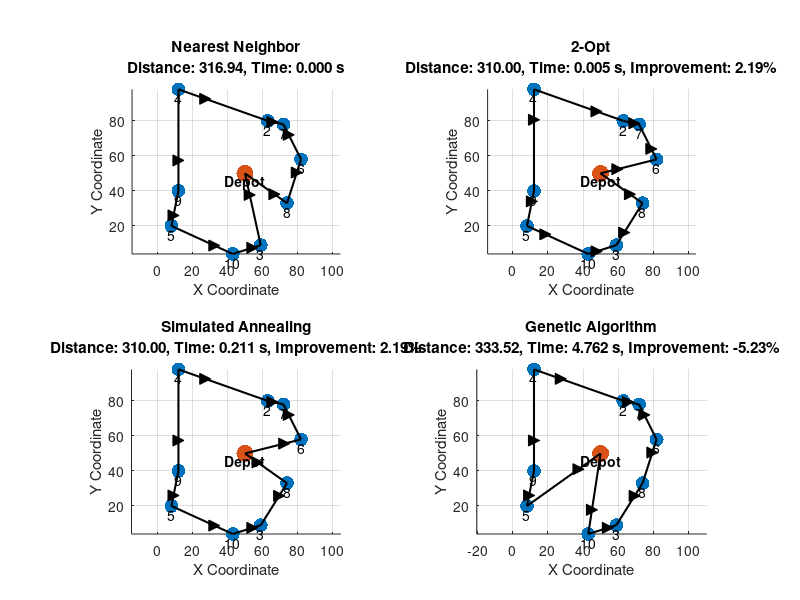

Write the MATLAB code that produced this figure. (Note: this script raises an error after producing the figure.)
% Vehicle Routing Optimization Project
% --------------------------------------------------------------
% Task 1: Definirea grafului traseului
num_nodes = 6;
% Matricea de adiacenta (costurile între noduri, aici putem pune distante initiale)
graph = [0 10 0 30 100 0;
         10 0 50 0 0 0;
         0 50 0 20 10 60;
         30 0 20 0 60 0;
         100 0 10 60 0 10;
         0 0 60 0 10 0];

% Task 2: Algoritmul Dijkstra pentru cel mai scurt drum
function [dist, path] = dijkstra(graph, start_node, end_node)
    num_nodes = size(graph, 1);
    visited = false(1, num_nodes);
    dist = inf(1, num_nodes);
    prev = NaN(1, num_nodes);
    dist(start_node) = 0;
    
    for i = 1:num_nodes
        [~, u] = min(dist + visited * inf);
        visited(u) = true;
        
        for v = 1:num_nodes
            if graph(u, v) > 0 && ~visited(v)
                alt = dist(u) + graph(u, v);
                if alt < dist(v)
                    dist(v) = alt;
                    prev(v) = u;
                end
            end
        end
    end
    
    path = [];
    u = end_node;
    while ~isnan(prev(u))
        path = [u, path];
        u = prev(u);
    end
    path = [start_node, path];
end

% Task 3: Structuri de date pentru reprezentarea traseului vehiculului
% ------------------------------------------------------------------

% Funcție pentru crearea unei structuri de date pentru vehicul
function vehicle = createVehicle(id, capacity, position)
    vehicle.id = id;
    vehicle.capacity = capacity;
    vehicle.position = position;
    vehicle.route = [];
    vehicle.load = 0;
    vehicle.totalDistance = 0;
end

% Funcție pentru crearea unei structuri de date pentru punct/nod
function node = createNode(id, x, y, demand, timeWindow)
    node.id = id;
    node.x = x;
    node.y = y;
    node.demand = demand;
    node.timeWindow = timeWindow; % [început, sfârșit]
    node.visited = false;
    node.type = 'client'; % poate fi 'depozit', 'client', 'stație_încărcare', etc.
end

% Funcție pentru crearea unei structuri de date pentru traseul complet
function routeData = createRouteData(nodes, vehicles, distanceMatrix)
    routeData.nodes = nodes;
    routeData.vehicles = vehicles;
    routeData.distanceMatrix = distanceMatrix;
    routeData.totalDistance = 0;
    routeData.totalTime = 0;
    routeData.unvisitedNodes = length(nodes) - 1; % excluzând depozitul
end

% Task 4: Algoritmi exacti și metaeuristici pentru optimizarea traseului
% ----------------------------------------------------------------------

% Algoritmul Nearest Neighbor (Greedy) pentru construcția inițială a traseului
function route = nearestNeighbor(distanceMatrix, start)
    n = size(distanceMatrix, 1);
    unvisited = true(1, n);
    unvisited(start) = false;
    route = start;
    current = start;
    
    while any(unvisited)
        minDist = inf;
        nextNode = -1;
        
        for i = 1:n
            if unvisited(i) && distanceMatrix(current, i) < minDist
                minDist = distanceMatrix(current, i);
                nextNode = i;
            end
        end
        
        if nextNode == -1
            break;
        end
        
        route = [route, nextNode];
        unvisited(nextNode) = false;
        current = nextNode;
    end
    
    % Adăugăm întoarcerea la depozit (start)
    route = [route, start];
end

% Algoritmul 2-Opt pentru îmbunătățirea traseului
function [improved_route, improved_dist] = twoOpt(route, distanceMatrix)
    n = length(route);
    improved = true;
    improved_route = route;
    improved_dist = calculateRouteDistance(improved_route, distanceMatrix);
    
    while improved
        improved = false;
        for i = 2:n-2
            for j = i+1:n-1
                new_route = improved_route;
                % Inversează ordinea nodurilor între i și j
                new_route(i:j) = improved_route(j:-1:i);
                
                new_dist = calculateRouteDistance(new_route, distanceMatrix);
                
                if new_dist < improved_dist
                    improved_dist = new_dist;
                    improved_route = new_route;
                    improved = true;
                    break;
                end
            end
            if improved
                break;
            end
        end
    end
end

% Calcularea distanței totale a unui traseu
function total_distance = calculateRouteDistance(route, distanceMatrix)
    total_distance = 0;
    
    for i = 1:length(route) - 1
        from = route(i);
        to = route(i+1);

        % Verificăm dacă indicii sunt valizi
        if from < 1 || from > size(distanceMatrix, 1) || to < 1 || to > size(distanceMatrix, 2)
            warning('Index invalid in calculateRouteDistance: %d -> %d', from, to);
            continue;
        end

        total_distance = total_distance + distanceMatrix(from, to);
    end
end



% Algoritmul Simulated Annealing pentru optimizarea traseului
function [best_route, best_dist] = simulatedAnnealing(initial_route, distanceMatrix, initial_temp, cooling_rate, num_iterations)
    current_route = initial_route;
    current_dist = calculateRouteDistance(current_route, distanceMatrix);
    best_route = current_route;
    best_dist = current_dist;
    temp = initial_temp;
    
    for iter = 1:num_iterations
        % Generăm o perturbare aleatoare a traseului
        new_route = current_route;
        n = length(new_route);
        
        % Alegem două poziții aleatorii diferite (excluzând depozitul)
        i = randi([2, n-1]);
        j = randi([2, n-1]);
        while i == j
            j = randi([2, n-1]);
        end
        
        % Schimbăm nodurile de la pozițiile i și j
        temp_node = new_route(i);
        new_route(i) = new_route(j);
        new_route(j) = temp_node;
        
        new_dist = calculateRouteDistance(new_route, distanceMatrix);
        
        % Calculăm diferența dintre distanțe
        delta = new_dist - current_dist;
        
        % Decidem dacă acceptăm noua soluție
        if delta < 0 || rand < exp(-delta/temp)
            current_route = new_route;
            current_dist = new_dist;
            
            if current_dist < best_dist
                best_route = current_route;
                best_dist = current_dist;
            end
        end
        
        % Răcim temperatura
        temp = temp * cooling_rate;
    end
end

% Algoritmul Genetic pentru optimizarea traseului
function [best_route, best_fitness] = geneticAlgorithm(distanceMatrix, pop_size, num_generations, mutation_rate, start_depot)
    n = size(distanceMatrix, 1);
    
    % Inițializăm populația
    population = initializePopulation(pop_size, n, start_depot);
    
    % Evaluăm fitness-ul inițial
    fitness = evaluatePopulation(population, distanceMatrix);
    [best_fitness, best_idx] = min(fitness);
    best_route = population(best_idx, :);
    
    for gen = 1:num_generations
        % Selecție
        parents = tournamentSelection(population, fitness, pop_size);
        
        % Încrucișare (Crossover)
        children = crossover(parents, pop_size, start_depot);
        
        % Mutație
        children = mutate(children, mutation_rate, start_depot);
        
        % Evaluăm copiii
        children_fitness = evaluatePopulation(children, distanceMatrix);
        
        % Înlocuim populația
        [population, fitness] = replacePopulation(population, fitness, children, children_fitness);
        
        % Actualizăm cea mai bună soluție
        [min_fit, min_idx] = min(fitness);
        if min_fit < best_fitness
            best_fitness = min_fit;
            best_route = population(min_idx, :);
        end
    end
end

% Funcții auxiliare pentru algoritmul genetic
function population = initializePopulation(pop_size, n, start_depot)
    population = zeros(pop_size, n + 1); 

    for i = 1:pop_size
        % Generăm un traseu valid fără noduri 0
        route = randperm(n - 1) + 1; % Nodurile trebuie să fie între 2 și n

        % Asigurăm că traseul începe și se termină la start_depot
        route = [start_depot, route, start_depot];

        % Salvăm traseul în populație
        population(i, :) = route;
    end
end


function fitness = evaluatePopulation(population, distanceMatrix)
    [pop_size, ~] = size(population);
    fitness = zeros(pop_size, 1);
    
    for i = 1:pop_size
        fitness(i) = calculateRouteDistance(population(i, :), distanceMatrix);
    end
end

function parents = tournamentSelection(population, fitness, pop_size)
    [~, route_length] = size(population);
    parents = zeros(pop_size, route_length);
    tournament_size = 3;
    
    for i = 1:pop_size
        candidates = randi(pop_size, 1, tournament_size);
        [~, idx] = min(fitness(candidates));
        winner = candidates(idx);
        parents(i, :) = population(winner, :);
    end
end

function children = crossover(parents, pop_size, start_depot)
    [~, route_length] = size(parents);
    children = zeros(pop_size, route_length);
    
    for i = 1:2:pop_size
        if i+1 <= pop_size
            p1 = parents(i, :);
            p2 = parents(i+1, :);
            
            % Alegem un segment aleatoriu pentru crossover
            cut1 = randi([2, route_length - 2]);
            cut2 = randi([cut1 + 1, route_length - 1]);

            % Inițializăm copiii cu start_depot
            c1 = ones(1, route_length) * -1;
            c2 = ones(1, route_length) * -1;

            c1([1, end]) = start_depot;
            c2([1, end]) = start_depot;

            % Copiem segmentul de la părinți
            c1(cut1:cut2) = p1(cut1:cut2);
            c2(cut1:cut2) = p2(cut1:cut2);

            % Completăm cu nodurile rămase
            fill_idx1 = 2;
            fill_idx2 = 2;
            
            for j = 2:route_length-1
                if ~ismember(p2(j), c1) && p2(j) ~= start_depot
                    while c1(fill_idx1) ~= -1
                        fill_idx1 = fill_idx1 + 1;
                    end
                    c1(fill_idx1) = p2(j);
                end
                
                if ~ismember(p1(j), c2) && p1(j) ~= start_depot
                    while c2(fill_idx2) ~= -1
                        fill_idx2 = fill_idx2 + 1;
                    end
                    c2(fill_idx2) = p1(j);
                end
            end

            % Înlocuim -1 cu valori valide
            c1(c1 == -1) = start_depot;
            c2(c2 == -1) = start_depot;

            children(i, :) = c1;
            children(i+1, :) = c2;
        else
            children(i, :) = parents(i, :);
        end
    end
end

function children = mutate(children, mutation_rate, start_depot)
    [pop_size, route_length] = size(children);
    
    for i = 1:pop_size
        if rand < mutation_rate
            % Alegem două poziții diferite din traseu (fără depozit)
            idx1 = randi([2, route_length - 1]);
            idx2 = randi([2, route_length - 1]);
            while idx1 == idx2
                idx2 = randi([2, route_length - 1]);
            end
            
            % Facem swap între cele două noduri
            temp = children(i, idx1);
            children(i, idx1) = children(i, idx2);
            children(i, idx2) = temp;
        end
    end
end


function [new_population, new_fitness] = replacePopulation(population, fitness, children, children_fitness)
    pop_size = size(population, 1);
    combined_population = [population; children];
    combined_fitness = [fitness; children_fitness];
    
    [~, sorted_idx] = sort(combined_fitness);
    
    new_population = combined_population(sorted_idx(1:pop_size), :);
    new_fitness = combined_fitness(sorted_idx(1:pop_size));
end

% Task 5: Implementarea și testarea în MATLAB
% -------------------------------------------

% Funcția principală de testare
function testResults = testVehicleRouting()
    % Inițializăm parametrii de test
    test_nodes = 10;
    grid_size = 100;
    
    % Generăm noduri aleatorii (x, y)
    nodes_x = randi([0, grid_size], 1, test_nodes);
    nodes_y = randi([0, grid_size], 1, test_nodes);
    
    % Poziția depozitului (primul nod)
    depot_x = grid_size/2;
    depot_y = grid_size/2;
    nodes_x(1) = depot_x;
    nodes_y(1) = depot_y;
    
    % Calculăm matricea de distanțe (folosind distanța euclidiană)
    distanceMatrix = zeros(test_nodes);
    for i = 1:test_nodes
        for j = 1:test_nodes
            if i ~= j
                distanceMatrix(i, j) = sqrt((nodes_x(i) - nodes_x(j))^2 + (nodes_y(i) - nodes_y(j))^2);
            end
        end
    end
    
    % Testăm algoritmii
    start_time = tic;
    nn_route = nearestNeighbor(distanceMatrix, 1);
    nn_time = toc(start_time);
    nn_distance = calculateRouteDistance(nn_route, distanceMatrix);
    
    start_time = tic;
    [twoopt_route, twoopt_distance] = twoOpt(nn_route, distanceMatrix);
    twoopt_time = toc(start_time);
    
    start_time = tic;
    [sa_route, sa_distance] = simulatedAnnealing(nn_route, distanceMatrix, 100, 0.95, 1000);
    sa_time = toc(start_time);
    
    start_time = tic;
    [ga_route, ga_distance] = geneticAlgorithm(distanceMatrix, 50, 100, 0.1, 1);
    ga_time = toc(start_time);
    
    % Structurăm rezultatele
    testResults.nodes.x = nodes_x;
    testResults.nodes.y = nodes_y;
    testResults.distanceMatrix = distanceMatrix;
    
    testResults.nearestNeighbor.route = nn_route;
    testResults.nearestNeighbor.distance = nn_distance;
    testResults.nearestNeighbor.time = nn_time;
    
    testResults.twoOpt.route = twoopt_route;
    testResults.twoOpt.distance = twoopt_distance;
    testResults.twoOpt.time = twoopt_time;
    testResults.twoOpt.improvement = (nn_distance - twoopt_distance) / nn_distance * 100;
    
    testResults.simulatedAnnealing.route = sa_route;
    testResults.simulatedAnnealing.distance = sa_distance;
    testResults.simulatedAnnealing.time = sa_time;
    testResults.simulatedAnnealing.improvement = (nn_distance - sa_distance) / nn_distance * 100;
    
    testResults.geneticAlgorithm.route = ga_route;
    testResults.geneticAlgorithm.distance = ga_distance;
    testResults.geneticAlgorithm.time = ga_time;
    testResults.geneticAlgorithm.improvement = (nn_distance - ga_distance) / nn_distance * 100;
    
    % Vizualizăm rezultatele
    visualizeRoutes(testResults);
end

% Funcție pentru vizualizarea traseelor
function visualizeRoutes(results)
    figure('Name', 'Vehicle Routing Comparison', 'Position', [100, 100, 1200, 900]);
    
    % Subploturile pentru diferite algoritmi
    subplot(2, 2, 1);
    plotRoute(results.nodes.x, results.nodes.y, results.nearestNeighbor.route, 'Nearest Neighbor');
    title(sprintf('Nearest Neighbor\nDistance: %.2f, Time: %.3f s', results.nearestNeighbor.distance, results.nearestNeighbor.time));
    
    subplot(2, 2, 2);
    plotRoute(results.nodes.x, results.nodes.y, results.twoOpt.route, '2-Opt');
    title(sprintf('2-Opt\nDistance: %.2f, Time: %.3f s, Improvement: %.2f%%', ...
        results.twoOpt.distance, results.twoOpt.time, results.twoOpt.improvement));
    
    subplot(2, 2, 3);
    plotRoute(results.nodes.x, results.nodes.y, results.simulatedAnnealing.route, 'Simulated Annealing');
    title(sprintf('Simulated Annealing\nDistance: %.2f, Time: %.3f s, Improvement: %.2f%%', ...
        results.simulatedAnnealing.distance, results.simulatedAnnealing.time, results.simulatedAnnealing.improvement));
    
    subplot(2, 2, 4);
    plotRoute(results.nodes.x, results.nodes.y, results.geneticAlgorithm.route, 'Genetic Algorithm');
    title(sprintf('Genetic Algorithm\nDistance: %.2f, Time: %.3f s, Improvement: %.2f%%', ...
        results.geneticAlgorithm.distance, results.geneticAlgorithm.time, results.geneticAlgorithm.improvement));
    
    % Adăugarea unui titlu global
    sgtitle('Vehicle Routing Optimization - Algorithm Comparison');
end

% Funcție pentru plotarea unui traseu
function plotRoute(x, y, route, algorithmName)
    hold on;
    % Desenăm toate nodurile
    scatter(x, y, 100, 'bo', 'filled');
    % Evidențiem depozitul (primul nod)
    scatter(x(1), y(1), 150, 'ro', 'filled');
    
    % Desenăm traseul
    for i = 1:length(route)-1
        from = route(i);
        to = route(i+1);
        plot([x(from), x(to)], [y(from), y(to)], 'k-', 'LineWidth', 1.5);
        % Adăugăm săgeți pentru a indica direcția
        arrow_x = x(from) + 0.7 * (x(to) - x(from));
        arrow_y = y(from) + 0.7 * (y(to) - y(from));
        plot(arrow_x, arrow_y, 'k>', 'MarkerSize', 8, 'MarkerFaceColor', 'k');
    end
    
    % Adăugăm etichete pentru noduri
    for i = 1:length(x)
        if i == 1
            text(x(i), y(i) - 5, 'Depot', 'HorizontalAlignment', 'center', 'FontWeight', 'bold');
        else
            text(x(i), y(i) - 5, num2str(i), 'HorizontalAlignment', 'center');
        end
    end
    
    hold off;
    grid on;
    axis equal;
    xlabel('X Coordinate');
    ylabel('Y Coordinate');
    title(algorithmName);
end

% Task 6: Compararea performanțelor algoritmilor
% ----------------------------------------------

% Funcție pentru compararea detaliată a performanțelor algoritmilor
function performanceResults = compareAlgorithmPerformance(numTests, minNodes, maxNodes)
    % Inițializarea structurii pentru rezultate
    performanceResults = struct();
    performanceResults.testCases = cell(1, numTests);
    
    % Parametri pentru teste
    gridSize = 100;
    
    % Rulăm mai multe teste cu diferite configurații
    for test = 1:numTests
        % Generăm un număr aleatoriu de noduri între minNodes și maxNodes
        numNodes = randi([minNodes, maxNodes]);
        
        % Generăm noduri aleatorii
        nodes_x = randi([0, gridSize], 1, numNodes);
        nodes_y = randi([0, gridSize], 1, numNodes);
        
        % Poziția depozitului (primul nod)
        depot_x = gridSize/2;
        depot_y = gridSize/2;
        nodes_x(1) = depot_x;
        nodes_y(1) = depot_y;
        
        % Calculăm matricea de distanțe
        distanceMatrix = zeros(numNodes);
        for i = 1:numNodes
            for j = 1:numNodes
                if i ~= j
                    distanceMatrix(i, j) = sqrt((nodes_x(i) - nodes_x(j))^2 + (nodes_y(i) - nodes_y(j))^2);
                end
            end
        end
        
        % Rezultatele pentru acest test
        testCase = struct();
        testCase.numNodes = numNodes;
        testCase.algorithms = struct();
        
        % Testăm algoritmii și măsurăm performanța
        
        % Nearest Neighbor
        start_time = tic;
        nn_route = nearestNeighbor(distanceMatrix, 1);
        nn_time = toc(start_time);
        nn_distance = calculateRouteDistance(nn_route, distanceMatrix);
        
        testCase.algorithms.nearestNeighbor = struct();
        testCase.algorithms.nearestNeighbor.time = nn_time;
        testCase.algorithms.nearestNeighbor.distance = nn_distance;
        testCase.algorithms.nearestNeighbor.route = nn_route;
        
        % 2-Opt
        start_time = tic;
        [twoopt_route, twoopt_distance] = twoOpt(nn_route, distanceMatrix);
        twoopt_time = toc(start_time);
        
        testCase.algorithms.twoOpt = struct();
        testCase.algorithms.twoOpt.time = twoopt_time;
        testCase.algorithms.twoOpt.distance = twoopt_distance;
        testCase.algorithms.twoOpt.route = twoopt_route;
        testCase.algorithms.twoOpt.improvement = (nn_distance - twoopt_distance) / nn_distance * 100;
        
        % Simulated Annealing
        start_time = tic;
        [sa_route, sa_distance] = simulatedAnnealing(nn_route, distanceMatrix, 100, 0.95, 1000);
        sa_time = toc(start_time);
        
        testCase.algorithms.simulatedAnnealing = struct();
        testCase.algorithms.simulatedAnnealing.time = sa_time;
        testCase.algorithms.simulatedAnnealing.distance = sa_distance;
        testCase.algorithms.simulatedAnnealing.route = sa_route;
        testCase.algorithms.simulatedAnnealing.improvement = (nn_distance - sa_distance) / nn_distance * 100;
        
        % Genetic Algorithm
        start_time = tic;
        [ga_route, ga_distance] = geneticAlgorithm(distanceMatrix, 50, 100, 0.1, 1);
        ga_time = toc(start_time);
        
        testCase.algorithms.geneticAlgorithm = struct();
        testCase.algorithms.geneticAlgorithm.time = ga_time;
        testCase.algorithms.geneticAlgorithm.distance = ga_distance;
        testCase.algorithms.geneticAlgorithm.route = ga_route;
        testCase.algorithms.geneticAlgorithm.improvement = (nn_distance - ga_distance) / nn_distance * 100;
        
        % Salvăm rezultatele pentru acest test
        performanceResults.testCases{test} = testCase;
    end
    
    % Calculăm statistici agregate pentru toate testele
    performanceResults.aggregateStats = aggregatePerformanceStats(performanceResults.testCases);
    
    % Vizualizăm rezultatele
    visualizePerformanceComparison(performanceResults);
end

% Funcție pentru calcularea statisticilor agregate
function stats = aggregatePerformanceStats(testCases)
    numTests = length(testCases);
    stats = struct();
    
    % Inițializăm structure pentru fiecare algoritm
    algorithmNames = {'nearestNeighbor', 'twoOpt', 'simulatedAnnealing', 'geneticAlgorithm'};
    
    for i = 1:length(algorithmNames)
        algName = algorithmNames{i};
        stats.(algName) = struct();
        stats.(algName).avgTime = 0;
        stats.(algName).avgDistance = 0;
        stats.(algName).bestDistance = inf;
        stats.(algName).worstDistance = 0;
        
        if ~strcmp(algName, 'nearestNeighbor')
            stats.(algName).avgImprovement = 0;
            stats.(algName).bestImprovement = 0;
            stats.(algName).worstImprovement = inf;
        end
    end
    
    % Agregăm rezultatele
    for t = 1:numTests
        testCase = testCases{t};
        
        for i = 1:length(algorithmNames)
            algName = algorithmNames{i};
            alg = testCase.algorithms.(algName);
            
            stats.(algName).avgTime = stats.(algName).avgTime + alg.time;
            stats.(algName).avgDistance = stats.(algName).avgDistance + alg.distance;
            
            if alg.distance < stats.(algName).bestDistance
                stats.(algName).bestDistance = alg.distance;
            end
            
            if alg.distance > stats.(algName).worstDistance
                stats.(algName).worstDistance = alg.distance;
            end
            
            if ~strcmp(algName, 'nearestNeighbor')
                stats.(algName).avgImprovement = stats.(algName).avgImprovement + alg.improvement;
                
                if alg.improvement > stats.(algName).bestImprovement
                    stats.(algName).bestImprovement = alg.improvement;
                end
                
                if alg.improvement < stats.(algName).worstImprovement
                    stats.(algName).worstImprovement = alg.improvement;
                end
            end
        end
    end
    
    % Calculăm mediile
    for i = 1:length(algorithmNames)
        algName = algorithmNames{i};
        stats.(algName).avgTime = stats.(algName).avgTime / numTests;
        stats.(algName).avgDistance = stats.(algName).avgDistance / numTests;
        
        if ~strcmp(algName, 'nearestNeighbor')
            stats.(algName).avgImprovement = stats.(algName).avgImprovement / numTests;
        end
    end
end

% Funcție pentru vizualizarea comparației performanțelor
function visualizePerformanceComparison(performanceResults)
    stats = performanceResults.aggregateStats;
    
    % Figura pentru compararea timpilor de execuție
    figure('Name', 'Algorithm Performance Comparison', 'Position', [100, 100, 1200, 800]);
    
    % Timpul de execuție
    subplot(2, 2, 1);
    algNames = {'NN', '2-Opt', 'SA', 'GA'};
    times = [
        stats.nearestNeighbor.avgTime, 
        stats.twoOpt.avgTime, 
        stats.simulatedAnnealing.avgTime, 
        stats.geneticAlgorithm.avgTime
    ];
    bar(times);
    set(gca, 'XTickLabel', algNames);
    title('Average Execution Time');
    ylabel('Time (seconds)');
    grid on;
    
    % Distanța medie
    subplot(2, 2, 2);
    distances = [
        stats.nearestNeighbor.avgDistance, 
        stats.twoOpt.avgDistance, 
        stats.simulatedAnnealing.avgDistance, 
        stats.geneticAlgorithm.avgDistance
    ];
    bar(distances);
    set(gca, 'XTickLabel', algNames);
    title('Average Route Distance');
    ylabel('Distance');
    grid on;
    
    % Îmbunătățirea față de Nearest Neighbor
    subplot(2, 2, 3);
    improvements = [
        0, 
        stats.twoOpt.avgImprovement, 
        stats.simulatedAnnealing.avgImprovement, 
        stats.geneticAlgorithm.avgImprovement
    ];
    bar(improvements);
    set(gca, 'XTickLabel', algNames);
    title('Average Improvement over Nearest Neighbor');
    ylabel('Improvement (%)');
    grid on;
    
    % Comparație între timpul de execuție și îmbunătățire
    subplot(2, 2, 4);
    scatter([
        stats.twoOpt.avgTime, 
        stats.simulatedAnnealing.avgTime, 
        stats.geneticAlgorithm.avgTime
    ], [
        stats.twoOpt.avgImprovement, 
        stats.simulatedAnnealing.avgImprovement, 
        stats.geneticAlgorithm.avgImprovement
    ], 100, 'filled');
    text(stats.twoOpt.avgTime, stats.twoOpt.avgImprovement, '2-Opt', 'HorizontalAlignment', 'left');
    text(stats.simulatedAnnealing.avgTime, stats.simulatedAnnealing.avgImprovement, 'SA', 'HorizontalAlignment', 'left');
    text(stats.geneticAlgorithm.avgTime, stats.geneticAlgorithm.avgImprovement, 'GA', 'HorizontalAlignment', 'left');
    title('Time vs. Improvement Trade-off');
    xlabel('Execution Time (seconds)');
    ylabel('Improvement (%)');
    grid on;
    
    sgtitle('Algorithm Performance Comparison');
    
    % Generăm și un grafic pentru scala comportamentului în funcție de numărul de noduri
    if length(performanceResults.testCases) > 1
        figure('Name', 'Scaling Behavior', 'Position', [100, 100, 1200, 600]);
        
        % Extragem numărul de noduri și timpul pentru fiecare test
        numTests = length(performanceResults.testCases);
        nodes = zeros(1, numTests);
        nnTimes = zeros(1, numTests);
        twoOptTimes = zeros(1, numTests);
        saTimes = zeros(1, numTests);
        gaTimes = zeros(1, numTests);
        
        for t = 1:numTests
            testCase = performanceResults.testCases{t};
            nodes(t) = testCase.numNodes;
            nnTimes(t) = testCase.algorithms.nearestNeighbor.time;
            twoOptTimes(t) = testCase.algorithms.twoOpt.time;
            saTimes(t) = testCase.algorithms.simulatedAnnealing.time;
            gaTimes(t) = testCase.algorithms.geneticAlgorithm.time;
        end
        
        % Sortăm datele după numărul de noduri
        [nodes, idx] = sort(nodes);
        nnTimes = nnTimes(idx);
        twoOptTimes = twoOptTimes(idx);
        saTimes = saTimes(idx);
        gaTimes = gaTimes(idx);
        
        % Plotăm timpul de execuție în funcție de numărul de noduri
        subplot(1, 2, 1);
        plot(nodes, nnTimes, 'bo-', 'LineWidth', 2);
        hold on;
        plot(nodes, twoOptTimes, 'ro-', 'LineWidth', 2);
        plot(nodes, saTimes, 'go-', 'LineWidth', 2);
        plot(nodes, gaTimes, 'mo-', 'LineWidth', 2);
        hold off;
        legend('Nearest Neighbor', '2-Opt', 'Simulated Annealing', 'Genetic Algorithm');
        title('Execution Time vs. Number of Nodes');
        xlabel('Number of Nodes');
        ylabel('Execution Time (seconds)');
        grid on;
        
        % Extragere date pentru îmbunătățire
        twoOptImprovements = zeros(1, numTests);
        saImprovements = zeros(1, numTests);
        gaImprovements = zeros(1, numTests);
        
        for t = 1:numTests
            testCase = performanceResults.testCases{idx(t)};
            twoOptImprovements(t) = testCase.algorithms.twoOpt.improvement;
            saImprovements(t) = testCase.algorithms.simulatedAnnealing.improvement;
            gaImprovements(t) = testCase.algorithms.geneticAlgorithm.improvement;
        end
        
        % Plotăm îmbunătățirea în funcție de numărul de noduri
        subplot(1, 2, 2);
        plot(nodes, twoOptImprovements, 'ro-', 'LineWidth', 2);
        hold on;
        plot(nodes, saImprovements, 'go-', 'LineWidth', 2);
        plot(nodes, gaImprovements, 'mo-', 'LineWidth', 2);
        hold off;
        legend('2-Opt', 'Simulated Annealing', 'Genetic Algorithm');
        title('Improvement vs. Number of Nodes');
        xlabel('Number of Nodes');
        ylabel('Improvement over NN (%)');
        grid on;
        
        sgtitle('Scaling Behavior of Algorithms');
    end
end

% Task 7: Aplicații reale în transport și vehicule autonome
function plotOptimizedRoutes(delivery_x, delivery_y, depot_x, depot_y, nn_route, twoopt_route, sa_route, ga_route)
    % Desenăm locațiile de livrare și depozitul
    figure;
    hold on;
    scatter(delivery_x, delivery_y, 'ro', 'DisplayName', 'Livrări');
    scatter(depot_x, depot_y, 'bs', 'DisplayName', 'Depozit');
    
    % Traseul algoritmului Nearest Neighbor
    plot(delivery_x(nn_route), delivery_y(nn_route), '-o', 'DisplayName', 'Nearest Neighbor');
    
    % Traseul algoritmului Two-Opt
    plot(delivery_x(twoopt_route), delivery_y(twoopt_route), '-o', 'DisplayName', 'Two-Opt');
    
    % Traseul algoritmului Simulated Annealing
    plot(delivery_x(sa_route), delivery_y(sa_route), '-o', 'DisplayName', 'Simulated Annealing');
    
    % Traseul algoritmului Genetic Algorithm
    plot(delivery_x(ga_route), delivery_y(ga_route), '-o', 'DisplayName', 'Genetic Algorithm');
    
    % Setăm titlul și etichetele
    title('Vizualizare Rute Optimizate');
    xlabel('Coordonata X');
    ylabel('Coordonata Y');
    
    % Adăugăm legenda
    legend;
    
    % Menținem scala fixă pe axele X și Y
    axis equal;
    hold off;
end

% ----------------------------------------------------------
function realWorldApplication()
    % Definim o zonă urbană de 100x100
    gridSize = 100;
    
    % Generăm un număr aleatoriu de locații de livrare
    numDeliveries = randi([10, 20]); % Între 10 și 20 locații
    delivery_x = randi([0, gridSize], 1, numDeliveries);
    delivery_y = randi([0, gridSize], 1, numDeliveries);

    % Poziția depozitului (centrul zonei)
    depot_x = gridSize / 2;
    depot_y = gridSize / 2;
    
    % Adăugăm depozitul la lista de locații
    delivery_x = [depot_x, delivery_x];
    delivery_y = [depot_y, delivery_y];
    
    % Numărul total de puncte (inclusiv depozitul)
    numNodes = length(delivery_x);

    % Calculăm matricea de distanțe
    distanceMatrix = zeros(numNodes);
    for i = 1:numNodes
        for j = 1:numNodes
            if i ~= j
                distanceMatrix(i, j) = sqrt((delivery_x(i) - delivery_x(j))^2 + (delivery_y(i) - delivery_y(j))^2);
            end
        end
    end

    % Aplicăm algoritmii de optimizare
    nn_route = nearestNeighbor(distanceMatrix, 1);
    [twoopt_route, ~] = twoOpt(nn_route, distanceMatrix);
    [sa_route, ~] = simulatedAnnealing(nn_route, distanceMatrix, 100, 0.95, 1000);
    [ga_route, ~] = geneticAlgorithm(distanceMatrix, 50, 100, 0.1, 1);

    % Vizualizăm rezultatele
    plotOptimizedRoutes(delivery_x, delivery_y, depot_x, depot_y, nn_route, twoopt_route, sa_route, ga_route);
end


clc; clear; close all;

% Definirea grafului traseului
num_nodes = 6;
graph = [0 10 0 30 100 0; 
         10 0 50 0 0 0; 
         0 50 0 20 10 60; 
         30 0 20 0 60 0; 
         100 0 10 60 0 10; 
         0 0 60 0 10 0];

% Testare algoritm Dijkstra
start_node = 1;
end_node = 6;
[dist, path] = dijkstra(graph, start_node, end_node);
fprintf('Dijkstra: Distanta minima de la %d la %d este %.2f\n', start_node, end_node, dist(end_node));
fprintf('Drumul optim: %s\n', mat2str(path));

% Crearea vehiculului
vehicle = createVehicle(1, 50, start_node);
disp('Vehicul creat:');
disp(vehicle);

% Crearea unui nod (client)
node = createNode(2, 10, 20, 15, [8, 12]);
disp('Nod creat:');
disp(node);

% Crearea traseului
routeData = createRouteData([node], [vehicle], graph);
disp('Structura traseului:');
disp(routeData);

% Testare algoritm Nearest Neighbor
disp('Executare Nearest Neighbor...');
nn_route = nearestNeighbor(graph, 1);
disp('Traseu Nearest Neighbor:');
disp(nn_route);

% Testare algoritm 2-Opt
disp('Executare 2-Opt...');
[twoopt_route, twoopt_distance] = twoOpt(nn_route, graph);
fprintf('2-Opt Distance: %.2f\n', twoopt_distance);
disp('Traseu 2-Opt:');
disp(twoopt_route);

% Testare Simulated Annealing
disp('Executare Simulated Annealing...');
[sa_route, sa_distance] = simulatedAnnealing(nn_route, graph, 100, 0.95, 1000);
fprintf('Simulated Annealing Distance: %.2f\n', sa_distance);
disp('Traseu Simulated Annealing:');
disp(sa_route);
distanceMatrix = graph;
distanceMatrix(distanceMatrix == 0) = inf; 
for i = 1:num_nodes
    distanceMatrix(i, i) = 0; 
end

disp('Executare Algoritm Genetic...');

% Corectăm matricea de distanțe
distanceMatrix = graph;
distanceMatrix(distanceMatrix == 0) = inf;
for i = 1:num_nodes
    distanceMatrix(i, i) = 0;
end

% Apel algoritmul genetic
[ga_route, ga_distance] = geneticAlgorithm(distanceMatrix, 50, 100, 0.1, 1);

% Afișăm rezultatele
fprintf('Genetic Algorithm Distance: %.2f\n', ga_distance);
disp('Traseu Genetic Algorithm:');
disp(ga_route);
% Testarea funcției principale
disp('Executare testVehicleRouting...');
testResults = testVehicleRouting();
disp('Rezultate testVehicleRouting:');
disp(testResults);

% Compararea performanței algoritmilor
disp('Executare compareAlgorithmPerformance...');
performanceResults = compareAlgorithmPerformance(5, 5, 10);
disp('Rezultate compareAlgorithmPerformance:');
disp(performanceResults);

disp('Executare realWorldApplication...');
realWorldApplication();

disp('TOATE FUNCȚIILE AU FOST TESTATE!');

